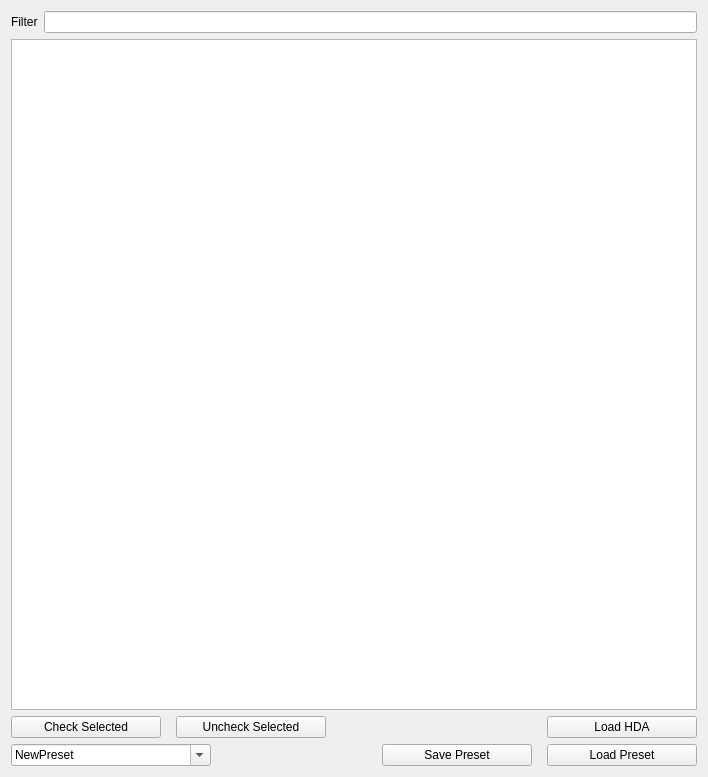
<?xml version="1.0" encoding="UTF-8"?>
<ui version="4.0">
 <class>Form</class>
 <widget class="QWidget" name="Form">
  <property name="geometry">
   <rect>
    <x>0</x>
    <y>0</y>
    <width>708</width>
    <height>777</height>
   </rect>
  </property>
  <property name="windowTitle">
   <string>Form</string>
  </property>
  <layout class="QGridLayout" name="gridLayout_2">
   <item row="0" column="2">
    <layout class="QVBoxLayout" name="verticalLayout">
     <item>
      <layout class="QHBoxLayout" name="horizontalLayout">
       <item>
        <widget class="QLabel" name="label">
         <property name="text">
          <string>Filter</string>
         </property>
        </widget>
       </item>
       <item>
        <widget class="QLineEdit" name="lineEditFilter"/>
       </item>
      </layout>
     </item>
    </layout>
   </item>
   <item row="2" column="2">
    <layout class="QHBoxLayout" name="horizontalLayout_2">
     <property name="spacing">
      <number>15</number>
     </property>
     <item>
      <widget class="QPushButton" name="pushCheck">
       <property name="minimumSize">
        <size>
         <width>150</width>
         <height>0</height>
        </size>
       </property>
       <property name="text">
        <string>Check Selected</string>
       </property>
      </widget>
     </item>
     <item>
      <widget class="QPushButton" name="pushUncheck">
       <property name="minimumSize">
        <size>
         <width>150</width>
         <height>0</height>
        </size>
       </property>
       <property name="text">
        <string>Uncheck Selected</string>
       </property>
      </widget>
     </item>
     <item>
      <spacer name="horizontalSpacer">
       <property name="orientation">
        <enum>Qt::Horizontal</enum>
       </property>
       <property name="sizeHint" stdset="0">
        <size>
         <width>40</width>
         <height>20</height>
        </size>
       </property>
      </spacer>
     </item>
     <item>
      <widget class="QPushButton" name="pushLoadHda">
       <property name="minimumSize">
        <size>
         <width>150</width>
         <height>0</height>
        </size>
       </property>
       <property name="maximumSize">
        <size>
         <width>1000</width>
         <height>16777215</height>
        </size>
       </property>
       <property name="layoutDirection">
        <enum>Qt::RightToLeft</enum>
       </property>
       <property name="text">
        <string>Load HDA</string>
       </property>
      </widget>
     </item>
    </layout>
   </item>
   <item row="3" column="2">
    <layout class="QHBoxLayout" name="horizontalLayout_3">
     <property name="spacing">
      <number>15</number>
     </property>
     <item>
      <widget class="QComboBox" name="comboBox">
       <property name="minimumSize">
        <size>
         <width>200</width>
         <height>0</height>
        </size>
       </property>
       <property name="editable">
        <bool>true</bool>
       </property>
       <item>
        <property name="text">
         <string>NewPreset</string>
        </property>
       </item>
      </widget>
     </item>
     <item>
      <spacer name="horizontalSpacer_2">
       <property name="orientation">
        <enum>Qt::Horizontal</enum>
       </property>
       <property name="sizeHint" stdset="0">
        <size>
         <width>40</width>
         <height>20</height>
        </size>
       </property>
      </spacer>
     </item>
     <item>
      <widget class="QPushButton" name="pushSavePreset">
       <property name="minimumSize">
        <size>
         <width>150</width>
         <height>0</height>
        </size>
       </property>
       <property name="maximumSize">
        <size>
         <width>1000</width>
         <height>16777215</height>
        </size>
       </property>
       <property name="text">
        <string>Save Preset</string>
       </property>
      </widget>
     </item>
     <item>
      <widget class="QPushButton" name="pushLoadPreset">
       <property name="minimumSize">
        <size>
         <width>150</width>
         <height>0</height>
        </size>
       </property>
       <property name="maximumSize">
        <size>
         <width>1000</width>
         <height>16777215</height>
        </size>
       </property>
       <property name="text">
        <string>Load Preset</string>
       </property>
      </widget>
     </item>
    </layout>
   </item>
   <item row="1" column="2">
    <widget class="QTableView" name="listView">
     <property name="showGrid">
      <bool>false</bool>
     </property>
     <property name="gridStyle">
      <enum>Qt::SolidLine</enum>
     </property>
     <property name="cornerButtonEnabled">
      <bool>false</bool>
     </property>
     <attribute name="horizontalHeaderDefaultSectionSize">
      <number>345</number>
     </attribute>
     <attribute name="horizontalHeaderHighlightSections">
      <bool>false</bool>
     </attribute>
     <attribute name="verticalHeaderVisible">
      <bool>false</bool>
     </attribute>
     <attribute name="verticalHeaderHighlightSections">
      <bool>false</bool>
     </attribute>
    </widget>
   </item>
  </layout>
 </widget>
 <resources/>
 <connections/>
</ui>
